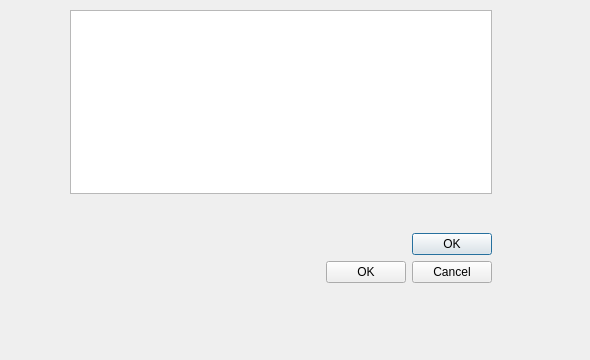
<?xml version="1.0" encoding="UTF-8"?>
<ui version="4.0">
 <class>Dial</class>
 <widget class="QDialog" name="Dial">
  <property name="geometry">
   <rect>
    <x>0</x>
    <y>0</y>
    <width>590</width>
    <height>360</height>
   </rect>
  </property>
  <property name="windowTitle">
   <string>Dialog</string>
  </property>
  <widget class="QWidget" name="">
   <property name="geometry">
    <rect>
     <x>70</x>
     <y>10</y>
     <width>422</width>
     <height>273</height>
    </rect>
   </property>
   <layout class="QHBoxLayout" name="horizontalLayout">
    <item>
     <layout class="QVBoxLayout" name="verticalLayout">
      <item>
       <layout class="QGridLayout" name="gridLayout"/>
      </item>
      <item>
       <widget class="QListWidget" name="listWidget"/>
      </item>
      <item>
       <spacer name="verticalSpacer">
        <property name="orientation">
         <enum>Qt::Vertical</enum>
        </property>
        <property name="sizeHint" stdset="0">
         <size>
          <width>20</width>
          <height>40</height>
         </size>
        </property>
       </spacer>
      </item>
      <item>
       <widget class="QDialogButtonBox" name="buttonBox_2">
        <property name="standardButtons">
         <set>QDialogButtonBox::Ok</set>
        </property>
       </widget>
      </item>
      <item>
       <widget class="QDialogButtonBox" name="buttonBox">
        <property name="orientation">
         <enum>Qt::Horizontal</enum>
        </property>
        <property name="standardButtons">
         <set>QDialogButtonBox::Cancel|QDialogButtonBox::Ok</set>
        </property>
       </widget>
      </item>
     </layout>
    </item>
   </layout>
  </widget>
 </widget>
 <resources/>
 <connections>
  <connection>
   <sender>buttonBox</sender>
   <signal>rejected()</signal>
   <receiver>Dial</receiver>
   <slot>reject()</slot>
   <hints>
    <hint type="sourcelabel">
     <x>316</x>
     <y>260</y>
    </hint>
    <hint type="destinationlabel">
     <x>286</x>
     <y>274</y>
    </hint>
   </hints>
  </connection>
  <connection>
   <sender>buttonBox</sender>
   <signal>accepted()</signal>
   <receiver>Dial</receiver>
   <slot>accept()</slot>
   <hints>
    <hint type="sourcelabel">
     <x>248</x>
     <y>254</y>
    </hint>
    <hint type="destinationlabel">
     <x>157</x>
     <y>274</y>
    </hint>
   </hints>
  </connection>
 </connections>
</ui>
